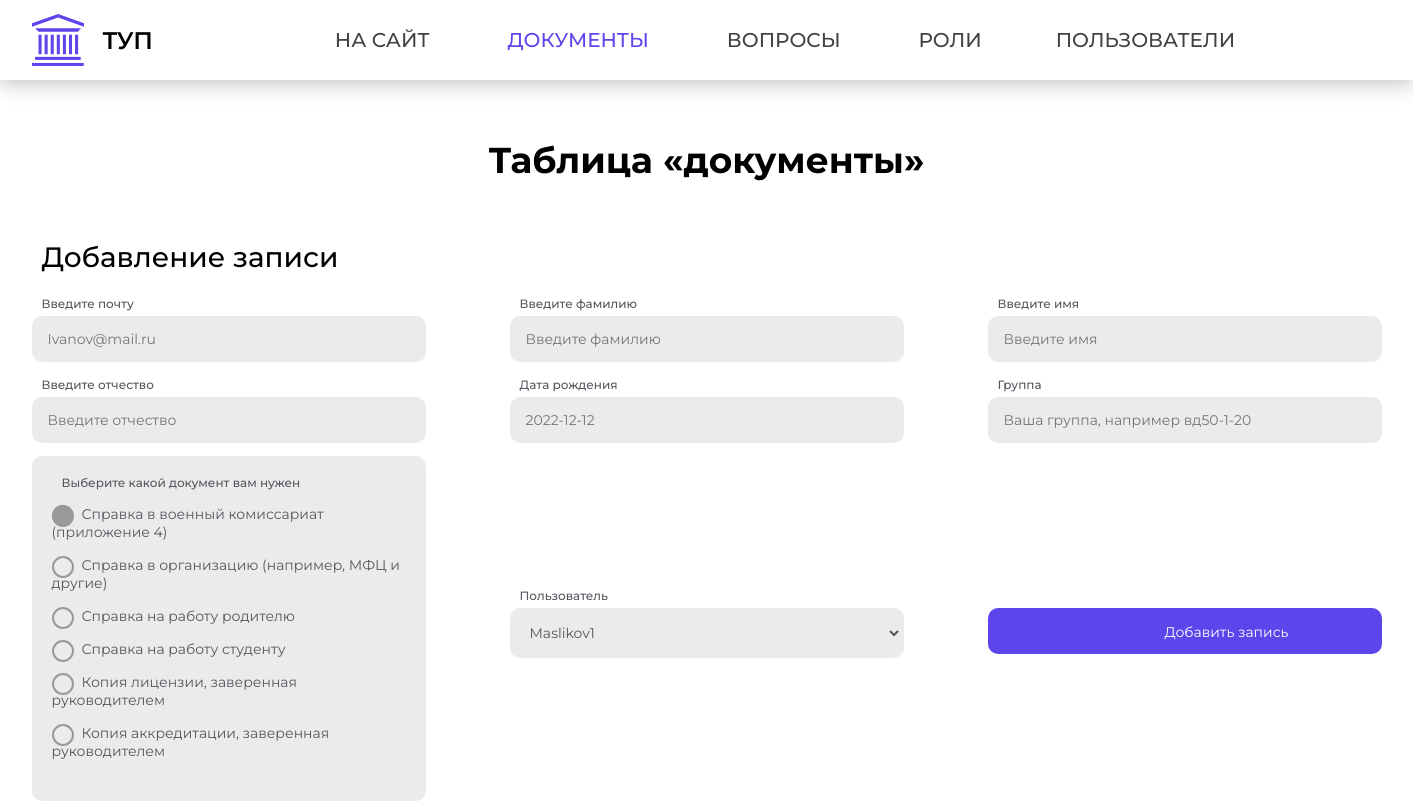
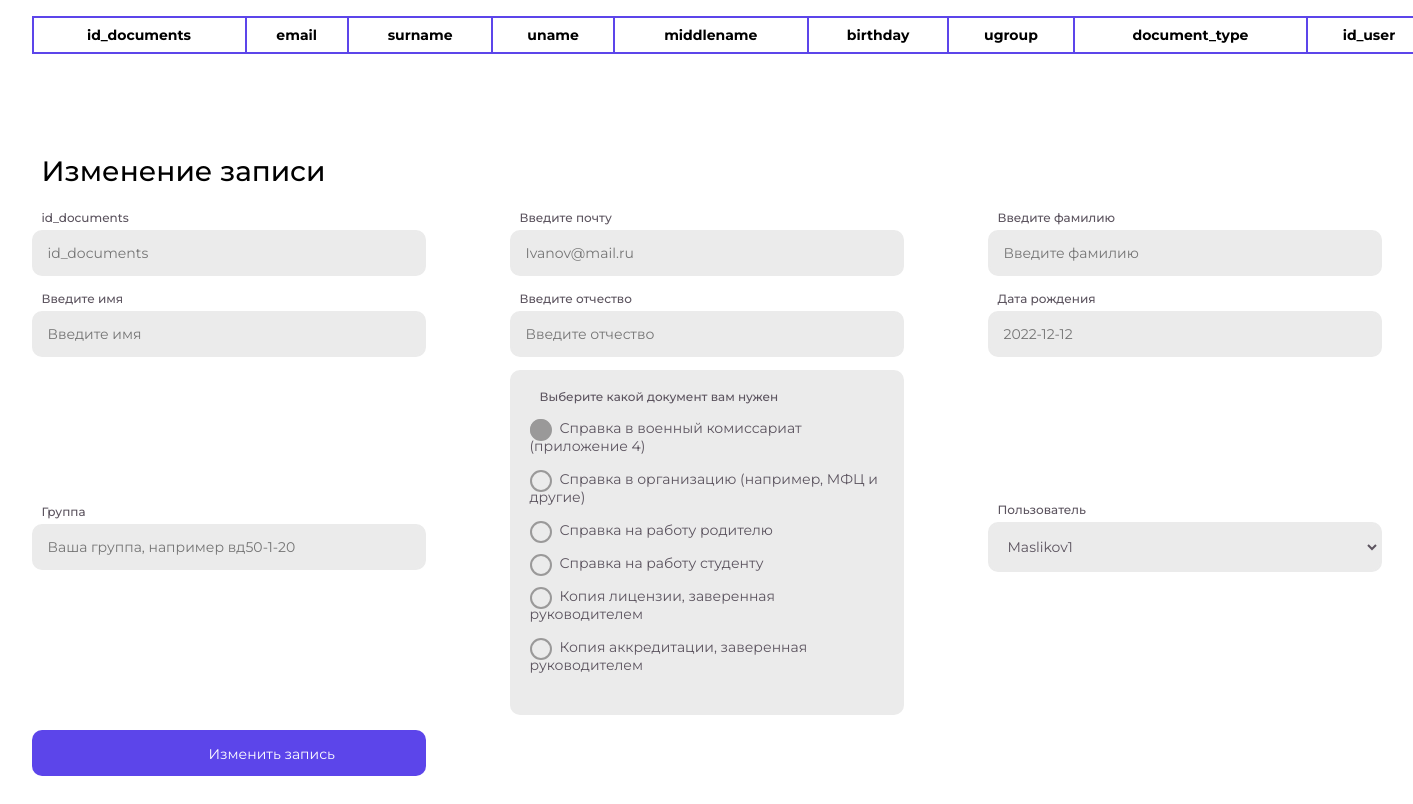
The app's page /admin/documents_table.php, older data (2 pictures, top to bottom).
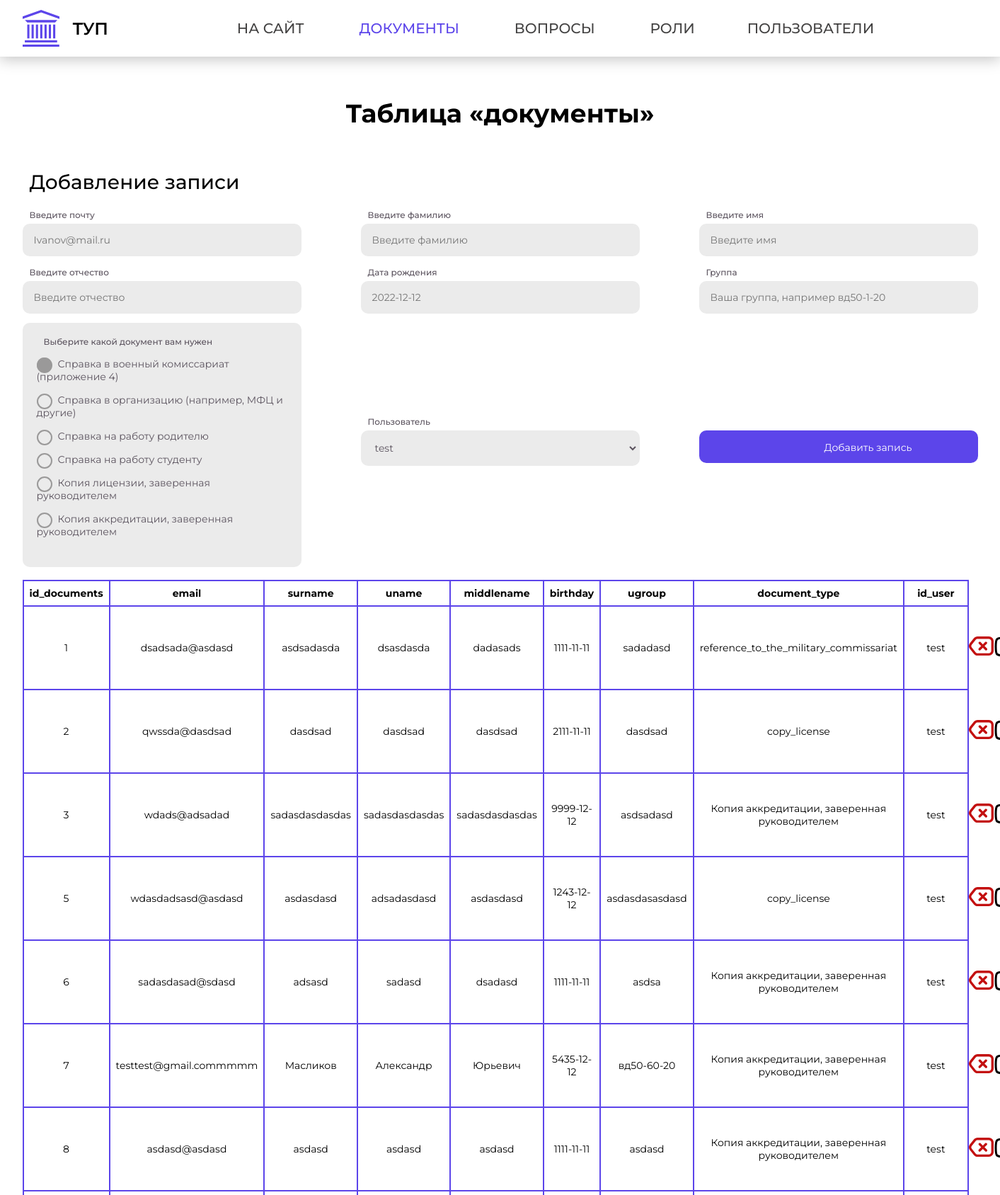
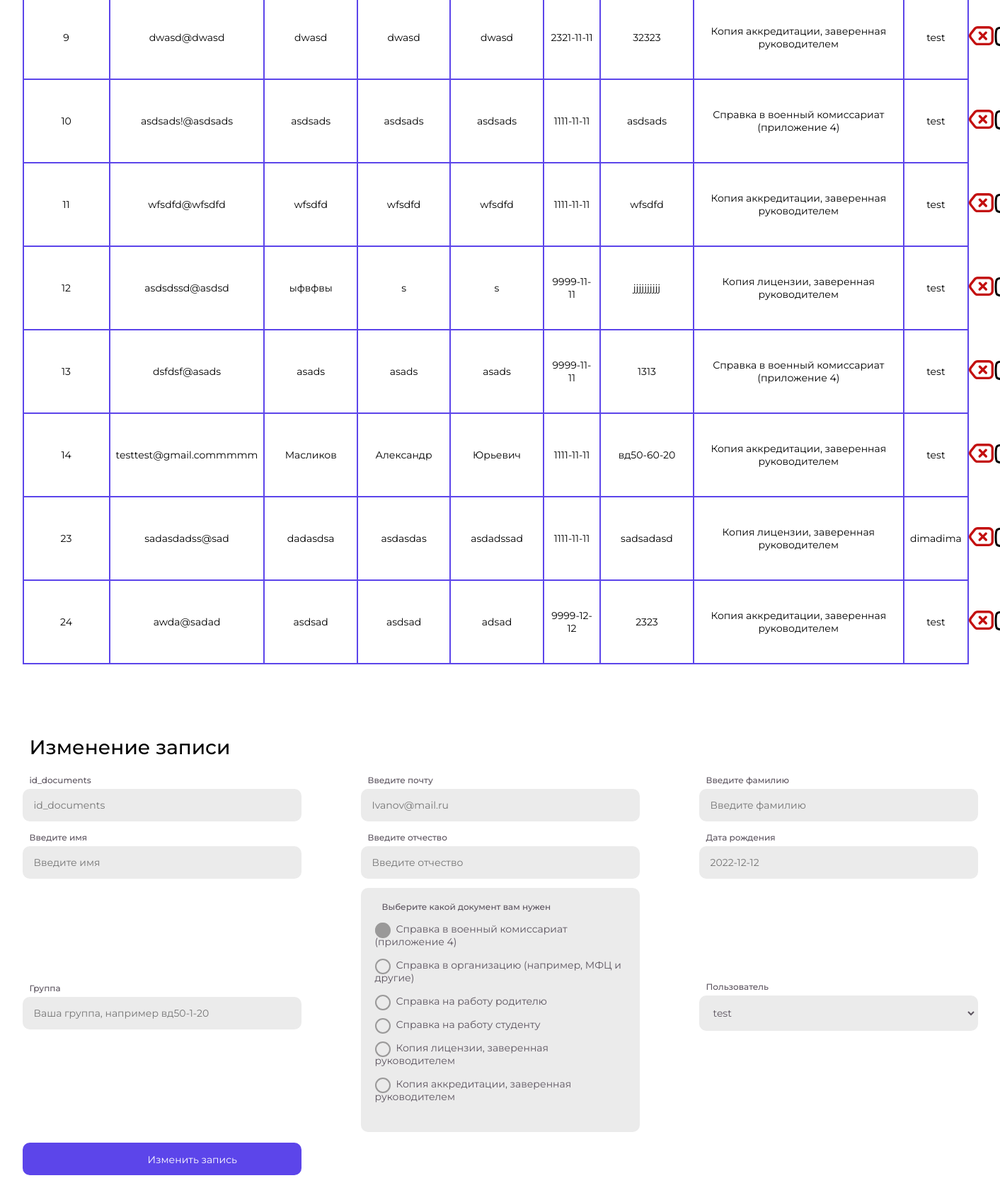
The same page, newer data (2 pictures, top to bottom).
### tables this page shows
CREATE TABLE `documents` (
  `id_documents` int(11) NOT NULL,
  `email` varchar(80) NOT NULL,
  `surname` varchar(80) NOT NULL,
  `uname` varchar(80) NOT NULL,
  `middlename` varchar(80) NOT NULL,
  `birthday` date NOT NULL,
  `ugroup` varchar(20) NOT NULL,
  `document_type` varchar(100) NOT NULL,
  `id_user` int(11) NOT NULL
);

CREATE TABLE `user` (
  `id_user` int(11) NOT NULL,
  `login` varchar(50) NOT NULL,
  `profile_photo` varchar(100) DEFAULT NULL,
  `email` varchar(80) NOT NULL,
  `password` varchar(70) NOT NULL,
  `surname` varchar(80) DEFAULT NULL,
  `uname` varchar(80) DEFAULT NULL,
  `middlename` varchar(80) DEFAULT NULL,
  `ugroup` varchar(20) DEFAULT NULL,
  `specialization` varchar(10) DEFAULT NULL,
  `qualification` varchar(15) DEFAULT NULL,
  `course` varchar(1) DEFAULT NULL,
  `telephone` varchar(20) DEFAULT NULL,
  `job_title` varchar(25) DEFAULT NULL,
  `id_role` int(11) DEFAULT NULL,
  `reset_token` varchar(85) DEFAULT NULL,
  `reset_requested_at` datetime DEFAULT NULL
);

### admin/documents_table.php (the view, shortened to what the changed rows need)
<?php
include "../php_connect/connect.php";
?>
<!DOCTYPE html>
<html lang="ru">
<head>
    <link rel="stylesheet" href="../scss/main.css">
</head>
<body>
    <h1 class="tables_title">Таблица «документы»</h1>
    <div class="container_admin">
        <h2 class="add_table_title">Добавление записи</h2>
        <form action="./admin_handler/add/documents_add_handler.php" class="role_table__form" method="post" id="user_table__form">
            <div class="div_input_div">
                <div class="div_input">
                    <?php
                    $qInfoRole = "SELECT * FROM `user`";
                    $resInfoMusician = mysqli_query($connect, $qInfoRole) or die(mysqli_error($connect));
                    echo "<select class=\"select_role\" name=\"id_user\">";
                    while ($InfoMusician = mysqli_fetch_object($resInfoMusician)) {
                        echo "<option name=\"" . $InfoMusician->id_user . "\" value=\"" . $InfoMusician->id_user . "\">" . $InfoMusician->login . "</option>";
                    }
                    echo "</select>";
                    ?>
                </div>
            </div>
        </form>
        <table class="table_top">
            <tr>
                <th>id_documents</th>
                <th>email</th>
                <th>surname</th>
                <th>uname</th>
                <th>middlename</th>
                <th>birthday</th>
                <th>ugroup</th>
                <th>document_type</th>
                <th>id_user</th>
            </tr>
            <?php
            $qInfoFavorite = "SELECT documents.*, user.login, documents.surname, documents.uname, documents.middlename
            FROM documents
            INNER JOIN user
            ON documents.id_user = user.id_user;
            ";
            $resInfoFavorite = mysqli_query($connect, $qInfoFavorite) or die(mysqli_error($connect));
            while ($InfoFavorite = mysqli_fetch_object($resInfoFavorite)) {
                echo "
            <tr>
                <td class=\"td_id\">$InfoFavorite->id_documents</td>
                <td class=\"td_email td_question\">$InfoFavorite->email</td>
                <td class=\"td_surname\">$InfoFavorite->surname</td>
                <td class=\"td_uname td_question\">$InfoFavorite->uname</td>
                <td class=\"td_middlename td_question\">$InfoFavorite->middlename</td>
                <td class=\"td_birthday td_question\">$InfoFavorite->birthday</td>
                <td class=\"td_ugroup td_question\">$InfoFavorite->ugroup</td>
                <td class=\"td_document_type td_question\">$InfoFavorite->document_type</td>
                <td class=\"td_login td_question\">$InfoFavorite->login</td>
                <td class=\"td_submit td_padding del_btn\">
                    <a href=\"?id_documents=$InfoFavorite->id_documents\" onclick=\"return confirm('Вы уверены, что хотите удалить запись с id $InfoFavorite->id_documents ?');\">
                    </a>
                </td>
                <td class=\"td_submit td_padding edit_btn\">
                </td>
            </tr>
            ";
            }
            ?>
        </table>
        <h2 class="add_table_title">Изменение записи</h2>
        <form action="./admin_handler/edit/documents_edit_handler.php" class="role_table__form ca_margin" method="post" id="role_table__form_edit">
            <div class="div_input_div">
                <div class="div_input">
                    <?php
                    $qInfoRole = "SELECT * FROM `user`";
                    $resInfoMusician = mysqli_query($connect, $qInfoRole) or die(mysqli_error($connect));
                    echo "<select class=\"select_role\" name=\"id_user\">";
                    while ($InfoMusician = mysqli_fetch_object($resInfoMusician)) {
                        echo "<option name=\"" . $InfoMusician->id_user . "\" value=\"" . $InfoMusician->id_user . "\">" . $InfoMusician->login . "</option>";
                    }
                    echo "</select>";
                    ?>
                </div>
            </div>
        </form>
    </div>
</body>
</html>

Row changes from the older to the newer data that the page shows:
added documents: id_documents "1", email "dsadsada@asdasd", surname "asdsadasda", uname "dsasdasda", middlename "dadasads", birthday "1111-11-11", ugroup "sadadasd", document_type "reference_to_the_military_commissariat", id_user.login "test"
added documents: id_documents "2", email "qwssda@dasdsad", surname "dasdsad", uname "dasdsad", middlename "dasdsad", birthday "2111-11-11", ugroup "dasdsad", document_type "copy_license", id_user.login "test"
added documents: id_documents "3", email "wdads@adsadad", surname "sadasdasdasdas", uname "sadasdasdasdas", middlename "sadasdasdasdas", birthday "9999-12-12", ugroup "asdsadasd", document_type "Копия аккредитации, заверенная руководителем", id_user.login "test"
added documents: id_documents "5", email "wdasdadsasd@asdasd", surname "asdasdasd", uname "adsadasdasd", middlename "asdasdasd", birthday "1243-12-12", ugroup "asdasdasasdasd", document_type "copy_license", id_user.login "test"
added documents: id_documents "6", email "sadasdasad@sdasd", surname "adsasd", uname "sadasd", middlename "dsadasd", birthday "1111-11-11", ugroup "asdsa", document_type "Копия аккредитации, заверенная руководителем", id_user.login "test"
added documents: id_documents "7", email "testtest@gmail.commmmm", surname "Масликов", uname "Александр", middlename "Юрьевич", birthday "5435-12-12", ugroup "вд50-60-20", document_type "Копия аккредитации, заверенная руководителем", id_user.login "test"
added documents: id_documents "8", email "asdasd@asdasd", surname "asdasd", uname "asdasd", middlename "asdasd", birthday "1111-11-11", ugroup "asdasd", document_type "Копия аккредитации, заверенная руководителем", id_user.login "test"
added documents: id_documents "9", email "dwasd@dwasd", surname "dwasd", uname "dwasd", middlename "dwasd", birthday "2321-11-11", ugroup "32323", document_type "Копия аккредитации, заверенная руководителем", id_user.login "test"
added documents: id_documents "10", email "asdsads!@asdsads", surname "asdsads", uname "asdsads", middlename "asdsads", birthday "1111-11-11", ugroup "asdsads", document_type "Справка в военный комиссариат (приложение 4)", id_user.login "test"
added documents: id_documents "11", email "wfsdfd@wfsdfd", surname "wfsdfd", uname "wfsdfd", middlename "wfsdfd", birthday "1111-11-11", ugroup "wfsdfd", document_type "Копия аккредитации, заверенная руководителем", id_user.login "test"
added documents: id_documents "12", email "asdsdssd@asdsd", surname "ыфвфвы", uname "s", middlename "s", birthday "9999-11-11", ugroup "jjjjjjjjjj", document_type "Копия лицензии, заверенная руководителем", id_user.login "test"
added documents: id_documents "13", email "dsfdsf@asads", surname "asads", uname "asads", middlename "asads", birthday "9999-11-11", ugroup "1313", document_type "Справка в военный комиссариат (приложение 4)", id_user.login "test"
added documents: id_documents "14", email "testtest@gmail.commmmm", surname "Масликов", uname "Александр", middlename "Юрьевич", birthday "1111-11-11", ugroup "вд50-60-20", document_type "Копия аккредитации, заверенная руководителем", id_user.login "test"
added documents: id_documents "23", email "sadasdadss@sad", surname "dadasdsa", uname "asdasdas", middlename "asdadssad", birthday "1111-11-11", ugroup "sadsadasd", document_type "Копия лицензии, заверенная руководителем", id_user.login "dimadima"
added documents: id_documents "24", email "awda@sadad", surname "asdsad", uname "asdsad", middlename "adsad", birthday "9999-12-12", ugroup "2323", document_type "Копия аккредитации, заверенная руководителем", id_user.login "test"
Text that changed along with them:
form field id_user: "Maslikov1" → "test"
